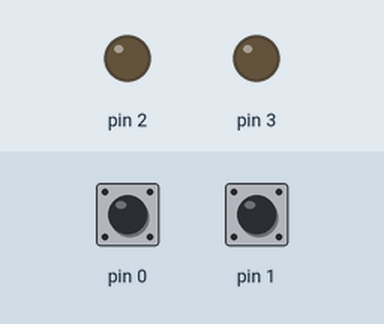
Recording of a sketch running on a simulated Arduino Uno, built with avr-gcc and run on an emulated ATmega328P. Parts: output pins drawn as LEDs (lit = HIGH). Inputs (shaded band) come from the test bench; at power-on: pin 0 HIGH, pin 1 HIGH.

Above: at 1.2 s.
1.3 s: pin 0 pulled LOW for 0.15 s
At 1.37 s:
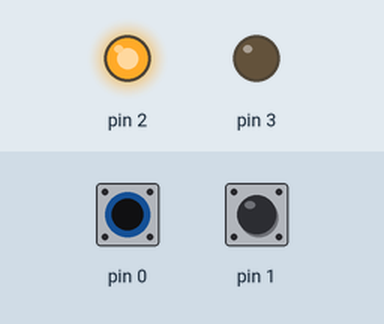
2.9 s: pin 1 pulled LOW for 0.15 s
At 2.97 s:
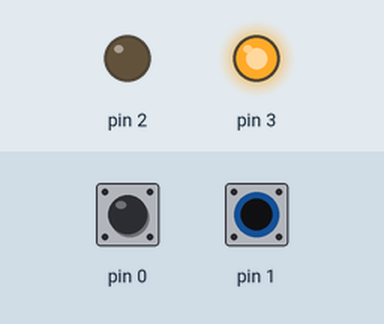
4.5 s: pin 1 pulled LOW for 3.2 s
At 8.0 s:
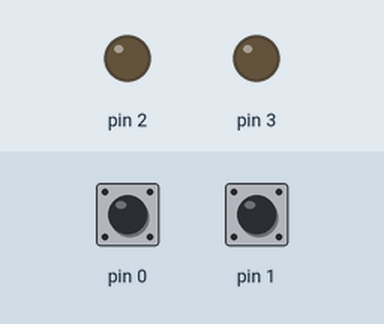
9.2 s: pin 0 pulled LOW for 3.2 s
At 10.3 s:
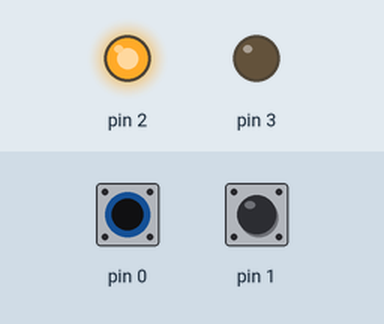
13.9 s: pin 0 driven LOW and pin 1 driven LOW
At 15.1 s:
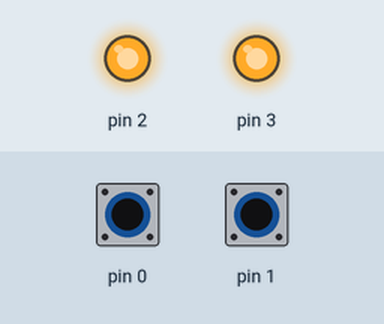
Timing chart, 0 to 16.4 s (numbered marks = the images above; inputs shaded):
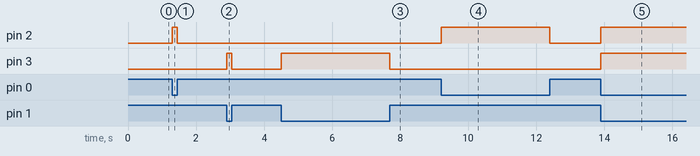

The sketch:

Arduino_pull_up.ino
```cpp
void setup()
{
  pinMode(0, INPUT_PULLUP);
  pinMode(1, INPUT_PULLUP);
  pinMode(2, OUTPUT);
  pinMode(3, OUTPUT);
}

void loop()
{
  if(digitalRead(0)==LOW)
  {
    digitalWrite(2,HIGH);
  }
  else
  {
    digitalWrite(2,LOW);
  }
  if(digitalRead(1)==LOW)
  {
    digitalWrite(3,HIGH);
  }
  else
  {
    digitalWrite(3,LOW);
  }
}
```

Measured:
- after the input at 1.3 s, pin 2: LOW → HIGH at once, → LOW 0.15 s later
- after the input at 2.9 s, pin 3: LOW → HIGH at once, → LOW 0.15 s later
- after the input at 4.5 s, pin 3: LOW → HIGH at once, → LOW 3.2 s later
- after the input at 9.2 s, pin 2: LOW → HIGH at once, → LOW 3.2 s later
- after the input at 13.9 s, pin 2, pin 3: LOW → HIGH at once
